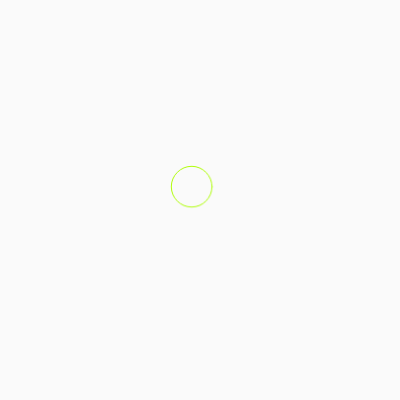
Frame 1 (no input)
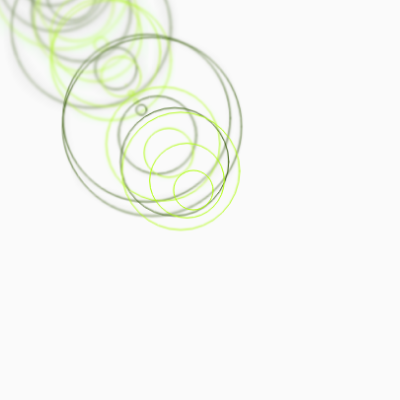
Frame 60 (no input)
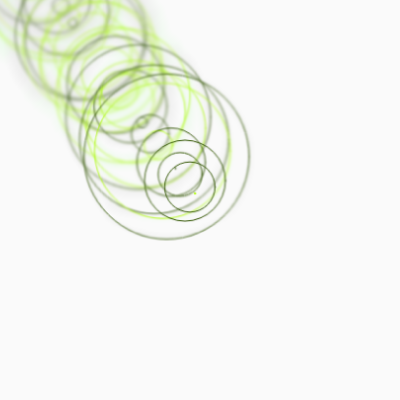
Frame 120 (the mouse pressed at the canvas centre since frame 60)

The p5.js sketch that drew these frames (run headless with seeded random() and noise() and a simulated clock; from frame 60 on, the mouse is pressed at the canvas centre):

// p5.js sketch
// ── sketch.js
const width = 400;
const height = 400;

let change = 0;
let x = -5;
let y = -10;

function setup() {
	createCanvas(width, height);
	noFill();
	smooth();
	background(250);
	rectMode(CENTER);
}

function draw() {
	if (random(100) > 50) {
		stroke('#b1ff0a');
	} else {
		stroke('#315500');
	}

	let r = random(200);

	ellipse(200, 200, r);

	copy(
		0,
		0,
		width,
		height,
		x,
		y,
		width - 10 * noise(change),
		height - 10 * noise(change)
	);

	x += 0.02;
	y += 0.05;
	change += 0.03;

	if (x > 10) {
		x = -5;
	}
	if (y > 10) {
		y = -10;
	}
}
